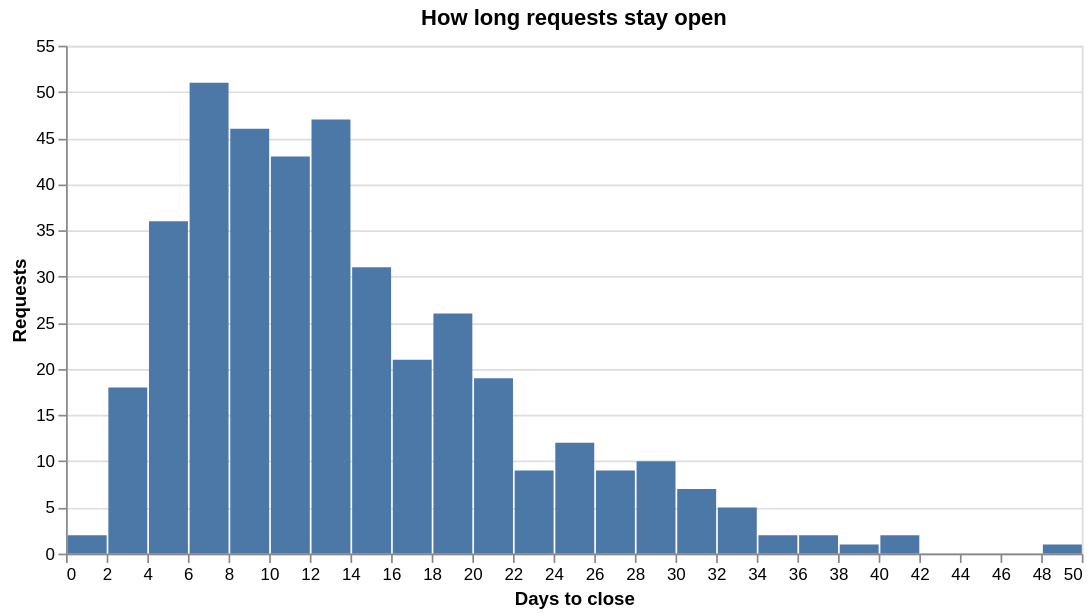

Notebook cell for this chart:
### Markdown cell above
## 4. Closure time distribution (altair, binned)

### Code cell
alt.Chart(requests).mark_bar().encode(
    x=alt.X("days_to_close:Q", bin=alt.Bin(maxbins=30), title="Days to close"),
    y=alt.Y("count():Q", title="Requests"),
).properties(title="How long requests stay open", width=600)

### Figure 1 — Vega-Lite specification as saved in the notebook (floating-point values rounded to 4 significant figures; data arrays with more than 128 entries replaced by an {"elided": "..."} marker saying what was removed)
{"config": {"view": {"continuousWidth": 300, "continuousHeight": 300}}, "data": {"name": "data-4d82ddd2a45dae0990e265966677bc4d"}, "mark": {"type": "bar"}, "encoding": {"x": {"bin": {"maxbins": 30}, "field": "days_to_close", "title": "Days to close", "type": "quantitative"}, "y": {"aggregate": "count", "title": "Requests", "type": "quantitative"}}, "title": "How long requests stay open", "width": 600, "$schema": "https://vega.github.io/schema/vega-lite/v6.4.1.json", "datasets": {"data-4d82ddd2a45dae0990e265966677bc4d": {"elided": "400 records"}}}
